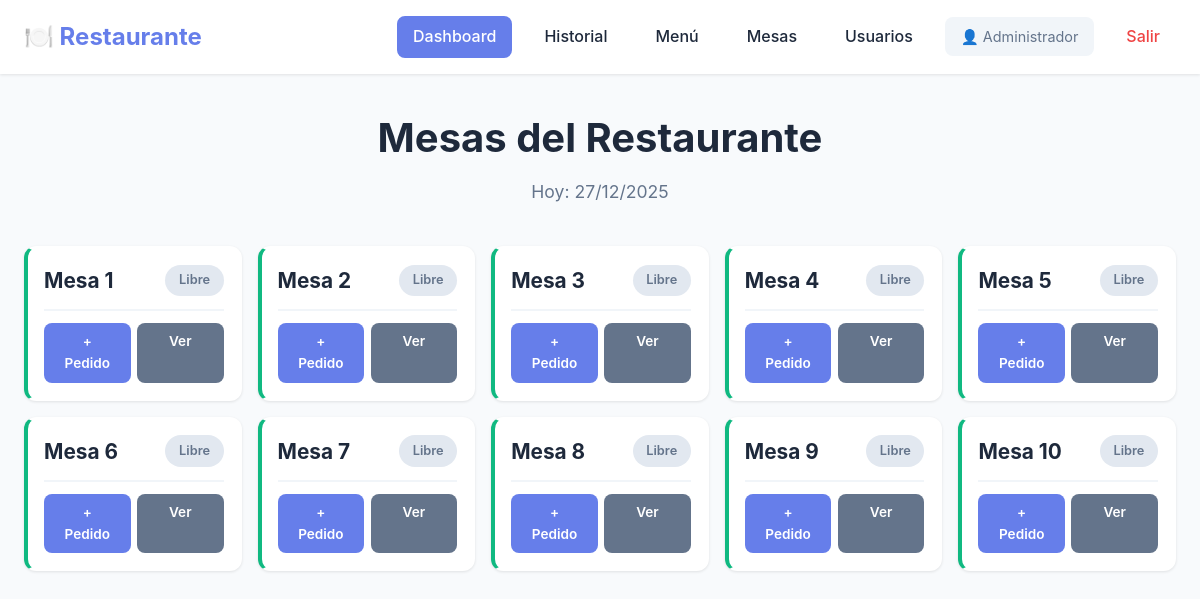
/dashboard (signed in), run on the app's committed database.
### app.py (models this page shows, shortened)
class Usuario(UserMixin, db.Model):
    id = db.Column(db.Integer, primary_key=True)
    username = db.Column(db.String(80), unique=True, nullable=False)
    password_hash = db.Column(db.String(200), nullable=False)
    nombre = db.Column(db.String(100), nullable=False)
    rol = db.Column(db.String(20), default='mesero')  # mesero, cocina, admin

class Mesa(db.Model):
    id = db.Column(db.Integer, primary_key=True)
    numero = db.Column(db.Integer, nullable=False, unique=True)
    capacidad = db.Column(db.Integer, default=4)
    activa = db.Column(db.Boolean, default=True)

### app.py (the view)
@app.route("/dashboard")
@login_required
def dashboard():
    if current_user.rol == 'cocina':
        return redirect(url_for('cocina'))
    mesas = Mesa.query.filter_by(activa=True).order_by(Mesa.numero).all()
    hoy = datetime.now().date()
    sesiones_activas = Sesion.query.filter(
        Sesion.activa == True,
        db.func.date(Sesion.fecha_inicio) == hoy
    ).all()
    info_mesas = {}
    for mesa in mesas:
        sesion_activa = next((s for s in sesiones_activas if s.mesa_id == mesa.id), None)
        if sesion_activa:
            pedidos = Pedido.query.filter_by(sesion_id=sesion_activa.id).all()
            info_mesas[mesa.id] = {
                'mesa': mesa,
                'sesion': sesion_activa,
                'pedidos': pedidos,
                'tiene_pendientes': any(not p.pagado for p in pedidos),
                'todos_entregados': all(p.estado == 'entregado' for p in pedidos),
                'total_pedidos': len(pedidos),
                'hora_inicio': sesion_activa.fecha_inicio.strftime('%H:%M')
            }
        else:
            info_mesas[mesa.id] = {
                'mesa': mesa,
                'sesion': None,
                'pedidos': [],
                'tiene_pendientes': False,
                'todos_entregados': False,
                'total_pedidos': 0,
                'hora_inicio': None
            }
    return render_template("dashboard.html",
                         mesas=mesas,
                         info_mesas=info_mesas,
                         now=datetime.now())

### app.py (called while the page is built)
@login_manager.user_loader
def load_user(user_id):
    return Usuario.query.get(int(user_id))

### templates/dashboard.html (shortened to what this page needs)
<!DOCTYPE html>
<html lang="es">
<head>
</head>
<body>
    <nav class="navbar">
        <div class="nav-container">
            <div class="nav-brand">🍽️ Restaurante</div>
            <div class="nav-menu">
                <a href="{{ url_for('dashboard') }}" class="nav-link active">Dashboard</a>
                <a href="{{ url_for('historial') }}" class="nav-link">Historial</a>
                {% if current_user.rol == 'admin' %}
                <a href="{{ url_for('administrar_menu') }}" class="nav-link">Menú</a>
                <a href="{{ url_for('administrar_mesas') }}" class="nav-link">Mesas</a>
                <a href="{{ url_for('administrar_usuarios') }}" class="nav-link">Usuarios</a>
                {% endif %}
                <span class="nav-user">👤 {{ current_user.nombre }}</span>
                <a href="{{ url_for('logout') }}" class="nav-link nav-logout">Salir</a>
            </div>
        </div>
    </nav>
    <div class="container">
        <div class="dashboard-header">
            <h1>Mesas del Restaurante</h1>
            <p class="subtitle">Hoy: {{ now.strftime('%d/%m/%Y') if now else '' }}</p>
        </div>
        <div class="mesas-grid">
            {% for mesa in mesas %}
            {% set info = info_mesas[mesa.id] %}
            <div class="mesa-card
                {% if info.sesion %}
                    {% if info.todos_entregados and not info.tiene_pendientes %}
                        mesa-completa
                    {% else %}
                        mesa-ocupada
                    {% endif %}
                {% else %}
                    mesa-libre
                {% endif %}">
                <div class="mesa-header">
                    <h3>Mesa {{ mesa.numero }}</h3>
                    {% if info.sesion %}
                        {% if info.todos_entregados and not info.tiene_pendientes %}
                        <span class="badge badge-info">Listo</span>
                        {% elif info.tiene_pendientes %}
                        <span class="badge badge-warning">Activa</span>
                        {% else %}
                        <span class="badge badge-success">Pagado</span>
                        {% endif %}
                    {% else %}
                    <span class="badge badge-secondary">Libre</span>
                    {% endif %}
                </div>
                <div class="mesa-actions">
                    <a href="{{ url_for('nuevo_pedido', mesa_id=mesa.id) }}" class="btn btn-primary btn-sm">+ Pedido</a>
                    <a href="{{ url_for('ver_mesa', mesa_id=mesa.id) }}" class="btn btn-secondary btn-sm">Ver</a>
                </div>
            </div>
            {% endfor %}
        </div>
    </div>
</body>
</html>

### templates/dashboard.html (style rules this page uses)
* { margin: 0; padding: 0; box-sizing: border-box; }
body { font-family: -apple-system, BlinkMacSystemFont, 'Segoe UI', Roboto, Oxygen, Ubuntu, Cantarell, sans-serif; background: #f8fafc; color: #1e293b; line-height: 1.6; }
.navbar { background: white; box-shadow: 0 1px 3px rgba(0,0,0,0.1); position: sticky; top: 0; z-index: 1000; }
.nav-container { max-width: 1400px; margin: 0 auto; padding: 1rem 1.5rem; display: flex; justify-content: space-between; align-items: center; }
.nav-brand { font-size: 1.5rem; font-weight: bold; color: #667eea; }
.nav-menu { display: flex; gap: 1rem; align-items: center; flex-wrap: wrap; }
.nav-link { color: #1e293b; text-decoration: none; padding: 0.5rem 1rem; border-radius: 0.5rem; transition: all 0.3s; font-weight: 500; }
.nav-link.active { background: #667eea; color: white; }
.nav-logout { color: #ef4444; }
.nav-user { color: #64748b; font-size: 0.9rem; padding: 0.5rem 1rem; background: #f1f5f9; border-radius: 0.5rem; }
.container { max-width: 1400px; margin: 0 auto; padding: 2rem 1.5rem; }
.dashboard-header { text-align: center; margin-bottom: 2.5rem; }
.dashboard-header h1 { font-size: 2.5rem; margin-bottom: 0.5rem; color: #1e293b; }
.subtitle { color: #64748b; font-size: 1.1rem; }
.mesas-grid { display: grid; grid-template-columns: repeat(auto-fill, minmax(200px, 1fr)); gap: 1rem; }
.mesa-card { background: white; border-radius: 0.75rem; padding: 1rem; box-shadow: 0 1px 3px rgba(0,0,0,0.1); transition: all 0.3s; border: 2px solid transparent; }
.mesa-card.mesa-libre { border-left: 4px solid #10b981; }
.mesa-header { display: flex; justify-content: space-between; align-items: center; margin-bottom: 0.75rem; padding-bottom: 0.75rem; border-bottom: 2px solid #f1f5f9; }
.mesa-header h3 { font-size: 1.3rem; color: #1e293b; }
.badge { padding: 0.35rem 0.85rem; border-radius: 1rem; font-size: 0.8rem; font-weight: 600; }
.badge-secondary { background: #e2e8f0; color: #64748b; }
.mesa-actions { display: grid; grid-template-columns: 1fr 1fr; gap: 0.4rem; margin-top: 0.75rem; }
.btn { display: inline-block; padding: 0.5rem 0.75rem; border: none; border-radius: 0.5rem; font-size: 0.8rem; font-weight: 600; text-decoration: none; text-align: center; cursor: pointer; transition: all 0.3s; }
.btn { display: inline-block; padding: 0.625rem 1.25rem; border: none; border-radius: 0.5rem; font-size: 0.9rem; font-weight: 600; text-decoration: none; text-align: center; cursor: pointer; transition: all 0.3s; flex: 1; min-width: 80px; }
.btn-primary { background: #667eea; color: white; }
.btn-secondary { background: #64748b; color: white; }
.btn-sm { padding: 0.5rem 1rem; font-size: 0.85rem; }

### data on the page
Usuario: nombre "Administrador"
Mesa: numero "1"
Mesa: numero "2"
Mesa: numero "3"
Mesa: numero "4"
Mesa: numero "5"
Mesa: numero "6"
Mesa: numero "7"
Mesa: numero "8"
Mesa: numero "9"
Mesa: numero "10"
